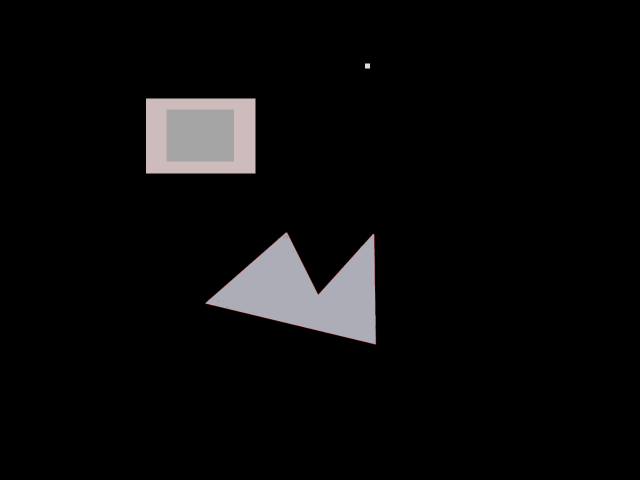
#> input picture granasat/catalog/test_images/test_artificial.png, 1280 x 960 px (shown at 1/2 size)
$ python test_contour.py
#> lines starting #> are read from the running program, lines starting #| are printed output that depends on the picture; after the words box and inside, x2 and y2 are one past the last pixel; in counts of white or black regions, pixels touching at a corner belong together; long printed decimals are rounded
#!/usr/bin/env python3
# Color: BGR
import argparse
import imutils
import cv2
import sys
import numpy as np
from scipy.signal import argrelextrema
import matplotlib.pyplot as plt
from scipy.stats import norm


def best_threshold(hist):
    local_max = argrelextrema(hist, np.greater)[0]
    local_min = argrelextrema(hist, np.less)[0]
    print(local_min)
    drops = []

    mean_intensity = 0
    for i in range(1, 256):
        mean_intensity += hist[i][0]*i/(1280*960)

    for i in range(0, len(local_max)-1):
        local_i = hist[local_max[i]][0]
        local_next = hist[local_max[i+1]][0]
        drop = (local_i - local_next) / (1280*960)
        drops.append(drop)

    offset = 1 + int(mean_intensity / 25)
    threshold = local_max[drops.index(max(drops))+offset]

    print(hist[0][0])
    print("peaks:", local_max)
    print("drops", drops)
    print("drops", max(drops))
    return threshold


# [6 lines of commented-out code are left out]
image = cv2.imread("./test_images/test_artificial.png")
#> image is the input picture: shape (960, 1280, 3); mean B, G, R 10.7, 10.3, 10.7
gray = cv2.cvtColor(image, cv2.COLOR_BGR2GRAY)
# Noise reduction
blurred = cv2.GaussianBlur(gray, (3, 3), 0)

# Get histogram
hist = cv2.calcHist([blurred], [0], None, [256], [0, 256])
#> hist = 256 values, max 1152776 at index 0, min 0 at index 23, mean 4800
# Find local maximas and select best threshold value
# thresh_min_value = best_threshold(hist)
mean, std=norm.fit(blurred)
#> mean = 10.5; std = 41.64
print(f"{mean=}, {std=}, {mean + 3.6*std=}")
#| mean=10.498, std=41.640, mean + 3.6*std=160.401
thresh_min_value = int(mean + 3.6*std)
#> thresh_min_value = 160
print("Threshold selected:", thresh_min_value)
#| Threshold selected: 160
print("Threshold selected:", thresh_min_value)
#| Threshold selected: 160

thresh = cv2.threshold(blurred, thresh_min_value, 255, cv2.THRESH_BINARY)[1]
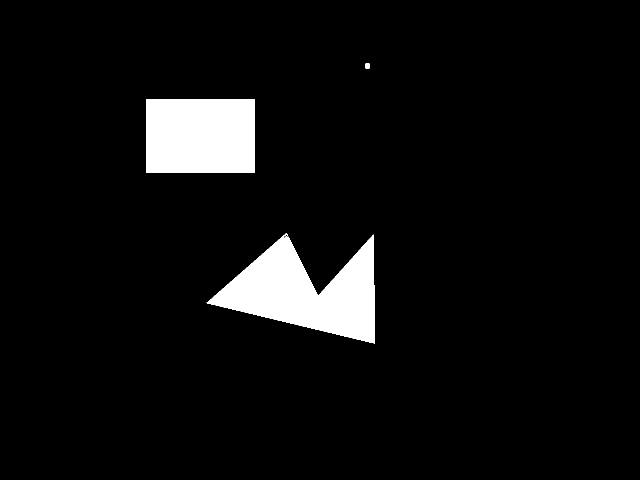
#> thresh: shape (960, 1280) (shown at 1/2 size); 5.7% white; 3 white regions, box (x1, y1, x2, y2) and area: (413, 466, 750, 687) 38399, (293, 198, 510, 346) 32116, (730, 127, 740, 137) 96
# thresh = cv2.threshold(blurred, 15, 255, cv2.THRESH_BINARY)[1]
#thresh = cv2.threshold(blurred, 15, 255, cv2.THRESH_BINARY)[1]
cv2.imshow("Image", thresh)
cv2.waitKey(0)
edge = cv2.Canny(thresh, 80, 255)
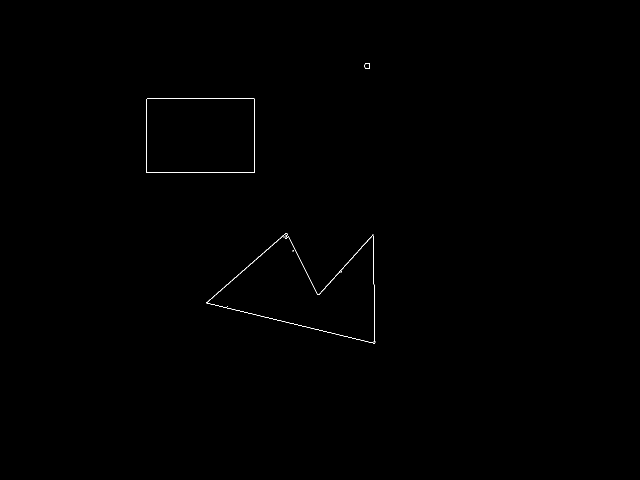
#> edge: shape (960, 1280) (shown at 1/2 size); 0.16% white in thin lines or dots, all inside (x1, y1, x2, y2) = (292, 126, 751, 687)

# find contours in the thresholded image
cnts = cv2.findContours(thresh.copy(), cv2.RETR_EXTERNAL,
        cv2.CHAIN_APPROX_SIMPLE)
#> cnts = 3 contours; box (x1, y1, x2, y2) and area: (413, 466, 750, 687) 37952, (293, 198, 510, 346) 31752, (730, 127, 740, 137) 79
cnts = imutils.grab_contours(cnts)
print("Possible contours:", len(cnts))
#| Possible contours: 3

# loop over the contours
i = 1
invalid = 0
for c in cnts:
    M = cv2.moments(c)
    # print(c)

    # Area of contour
    area = M["m00"]
    # Discard stars with area lesser than 3
    if area < 3:
        invalid += 1
        continue
    # Centroid of contour
    cX = int(M["m10"] / M["m00"])
    cY = int(M["m01"] / M["m00"])

    # Perimeter
    perimeter = cv2.arcLength(c, True)

    print(f'{area=}')
    print(f'{perimeter=}')


    # hull = cv2.convexHull(c)
    epsilon = 0.02 * perimeter
    approx = cv2.approxPolyDP(c, epsilon, True)
    print(f'{approx=}')

    # Mean of ROI
    mean = cv2.mean(c)
    print(f'{mean=}')

    # draw the contour and center of the shape on the image
    cv2.drawContours(image, [approx], -1, (51, 255, 255), 1)
    # cv2.drawContours(image, [approx], -1, (51, 255, 255), 1)
    #cv2.circle(image, (cX, cY), 3, (255, 255, 255), -1)
    cv2.putText(image, str(i), (cX + 1, cY + 1),
                cv2.FONT_HERSHEY_SIMPLEX, 0.5, (255, 255, 255), 1)

    # k = cv2.waitKey(0)
    # if k == 113:
    #     sys.exit(0)
    i += 1

    (x,y),radius = cv2.minEnclosingCircle(c)
    center = (int(x),int(y))
    radius = int(radius)
    cv2.circle(image,center,radius,(0,255,0),1)
    # show the image
    cv2.imshow("Image", image)
#> this loop made 3 passes
#> (area, cX, cY, perimeter, epsilon, mean, x, y) on pass 1: (37952.5, 612, 585, 1122.6, 22.45, (590.2, 583.9, 0, 0), 596.9, 579.6)
#> (area, cX, cY, perimeter, epsilon, approx, mean, x) on pass 2: (31752, 401, 271, 726, 14.52, [[293, 198], [293, 345], [509, 345], [509, 198]], (401, 271.5, 0, 0), 401)
#> (printed output is left out)
#> pass 1, `cv2.imshow("Image", image)`:
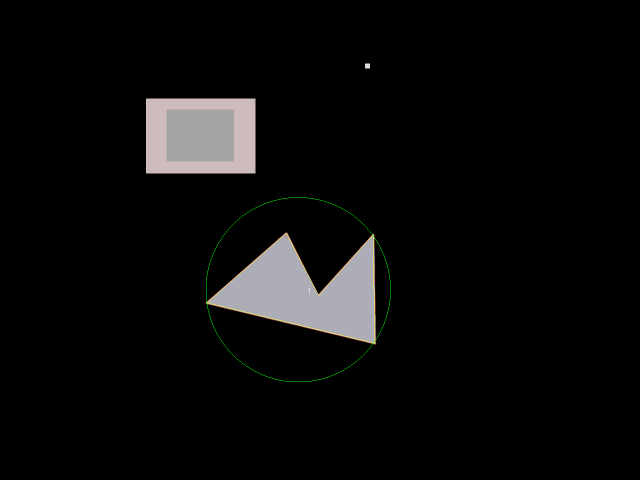
#> window 'Image': shape (960, 1280, 3) (shown at 1/2 size); mean B, G, R 10.6, 10.6, 10.8
#> pass 2, `cv2.imshow("Image", image)`:
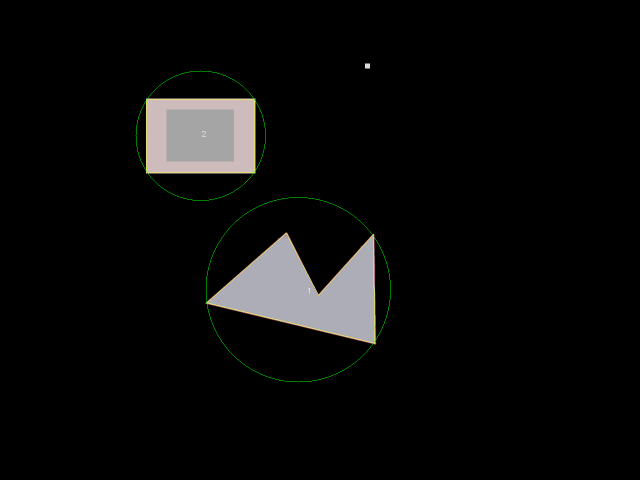
#> window 'Image': shape (960, 1280, 3) (shown at 1/2 size); mean B, G, R 10.5, 10.8, 10.8
#> after the loop:
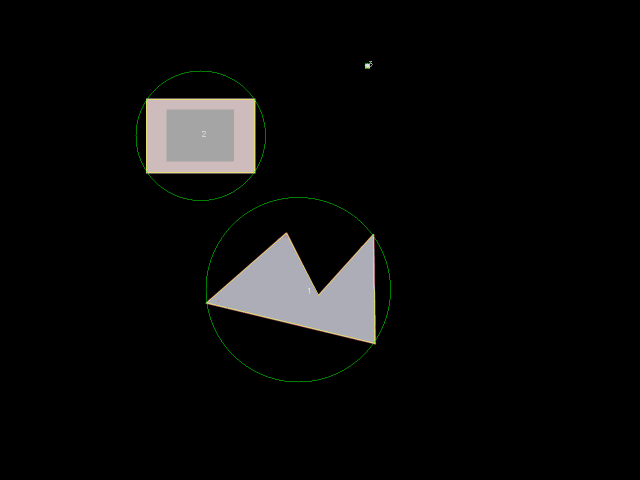
#> image: shape (960, 1280, 3) (shown at 1/2 size); 0.29% of pixels changed, all inside (x1, y1, x2, y2) = (271, 122, 782, 765)
#> after the loop, i = 4; invalid = 0

# show the plotting graph of an image
plt.plot(hist)
plt.show()
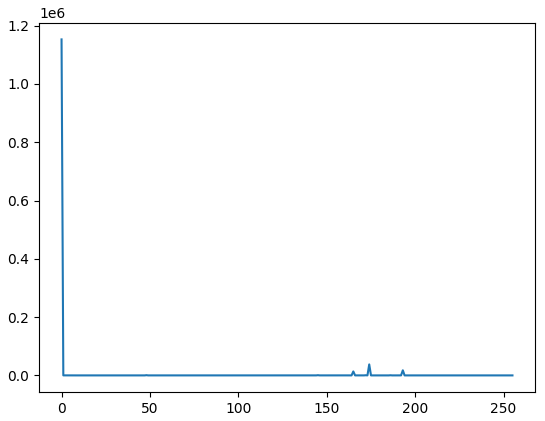
#> figure drawn by matplotlib, 1 panel; curve peaks at x = 0, y = 1152776


print("Stars found:", len(cnts)-invalid)
#| Stars found: 3
while True:
    k = cv2.waitKey(0)
#> (key Esc is pressed here)
    if k == 113:
        sys.exit(0)
        # 113 -> q
        # 32  -> space

$ run again, with granasat/catalog/test_images/polar_05sec.jpg saved as granasat/catalog/test_images/test_artificial.png
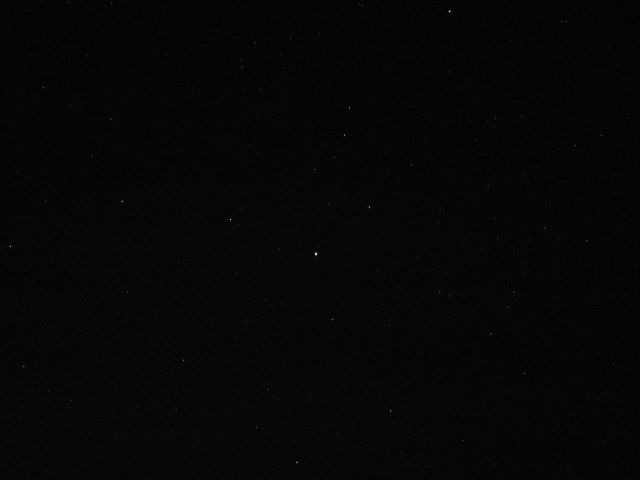
#> input picture granasat/catalog/test_images/polar_05sec.jpg, 1280 x 960 px (shown at 1/2 size)
#> image is the input picture: shape (960, 1280, 3); min 0, max 255, mean 5.8
#> hist = 256 values, max 283323 at index 6, min 0 at index 81, mean 4800
#> `mean, std=norm.fit(blurred)`: mean = 5.87; std = 2.09
#| mean=5.867, std=2.093, mean + 3.6*std=13.401
#> thresh_min_value = 13
#| Threshold selected: 13
#| Threshold selected: 13
#> thresh: shape (960, 1280); 0.18% white in thin lines or dots
#> edge: shape (960, 1280); 0.21% white in thin lines or dots
#> cnts = 340 contours, 333 with area under 20; largest, box (x1, y1, x2, y2) and area: (627, 501, 638, 514) 79, (896, 18, 903, 27) 33, (736, 410, 742, 418) 26, (241, 400, 247, 406) 22, (778, 818, 784, 826) 21, (18, 489, 24, 496) 20, (458, 436, 464, 442) 20
#| Possible contours: 340
#> the loop `for c in cnts:` made 340 passes
#> (area, cX, cY, perimeter, epsilon, mean, x, y) on pass 48: (21, 780, 821, 19.31, 0.386, (780.5, 821.7, 0, 0), 780.5, 821.5)
#> (printed output is left out)
#> after the loop `for c in cnts:`:
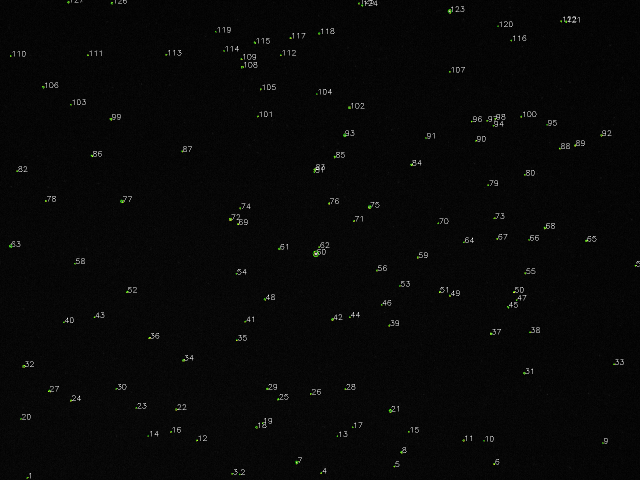
#> image: shape (960, 1280, 3) (shown at 1/2 size); 0.63% of pixels changed, all inside (x1, y1, x2, y2) = (18, 0, 1280, 957)
#> after the loop `for c in cnts:`: i = 128; invalid = 213
#> `plt.show()`:
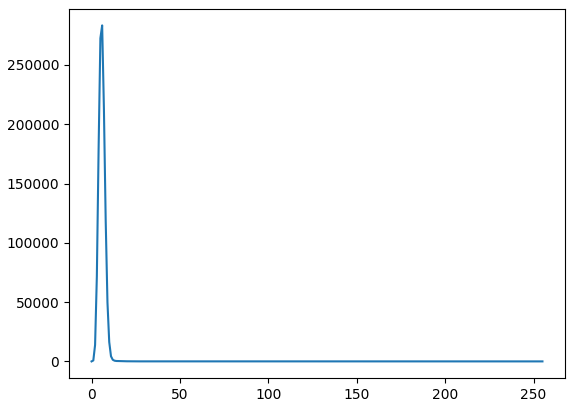
#> figure drawn by matplotlib, 1 panel; curve peaks at x = 6, y = 283323
